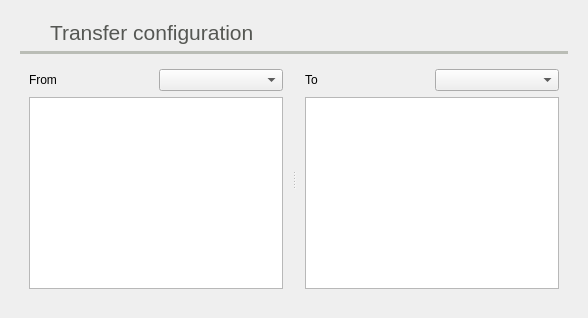
          <widget class="QWidget" name="transfer_tab">
           <property name="toolTip">
            <string>Area transfer settings</string>
           </property>
           <attribute name="icon">
            <iconset resource="icons.qrc">
             <normaloff>:/Icons/icons/area_transfer.svg</normaloff>:/Icons/icons/area_transfer.svg</iconset>
           </attribute>
           <attribute name="title">
            <string>Txfr</string>
           </attribute>
           <attribute name="toolTip">
            <string>Area, Zone, etc related settings</string>
           </attribute>
           <layout class="QHBoxLayout" name="horizontalLayout_12">
            <item>
             <widget class="QFrame" name="frame_40">
              <property name="frameShape">
               <enum>QFrame::Shape::NoFrame</enum>
              </property>
              <property name="frameShadow">
               <enum>QFrame::Shadow::Raised</enum>
              </property>
              <layout class="QGridLayout" name="gridLayout_4">
               <item row="1" column="0" colspan="2">
                <widget class="Line" name="line_26">
                 <property name="palette">
                  <palette>
                   <active>
                    <colorrole role="WindowText">
                     <brush brushstyle="SolidPattern">
                      <color alpha="255">
                       <red>186</red>
                       <green>189</green>
                       <blue>182</blue>
                      </color>
                     </brush>
                    </colorrole>
                   </active>
                   <inactive>
                    <colorrole role="WindowText">
                     <brush brushstyle="SolidPattern">
                      <color alpha="255">
                       <red>186</red>
                       <green>189</green>
                       <blue>182</blue>
                      </color>
                     </brush>
                    </colorrole>
                   </inactive>
                   <disabled>
                    <colorrole role="WindowText">
                     <brush brushstyle="SolidPattern">
                      <color alpha="255">
                       <red>190</red>
                       <green>190</green>
                       <blue>190</blue>
                      </color>
                     </brush>
                    </colorrole>
                   </disabled>
                  </palette>
                 </property>
                 <property name="frameShadow">
                  <enum>QFrame::Shadow::Plain</enum>
                 </property>
                 <property name="lineWidth">
                  <number>4</number>
                 </property>
                 <property name="orientation">
                  <enum>Qt::Orientation::Horizontal</enum>
                 </property>
                </widget>
               </item>
               <item row="0" column="1">
                <widget class="QLabel" name="label_95">
                 <property name="palette">
                  <palette>
                   <active>
                    <colorrole role="WindowText">
                     <brush brushstyle="SolidPattern">
                      <color alpha="255">
                       <red>85</red>
                       <green>87</green>
                       <blue>83</blue>
                      </color>
                     </brush>
                    </colorrole>
                   </active>
                   <inactive>
                    <colorrole role="WindowText">
                     <brush brushstyle="SolidPattern">
                      <color alpha="255">
                       <red>85</red>
                       <green>87</green>
                       <blue>83</blue>
                      </color>
                     </brush>
                    </colorrole>
                   </inactive>
                   <disabled>
                    <colorrole role="WindowText">
                     <brush brushstyle="SolidPattern">
                      <color alpha="255">
                       <red>190</red>
                       <green>190</green>
                       <blue>190</blue>
                      </color>
                     </brush>
                    </colorrole>
                   </disabled>
                  </palette>
                 </property>
                 <property name="font">
                  <font>
                   <pointsize>16</pointsize>
                  </font>
                 </property>
                 <property name="text">
                  <string>Transfer configuration</string>
                 </property>
                </widget>
               </item>
               <item row="0" column="0">
                <widget class="QLabel" name="label_92">
                 <property name="minimumSize">
                  <size>
                   <width>24</width>
                   <height>24</height>
                  </size>
                 </property>
                 <property name="maximumSize">
                  <size>
                   <width>24</width>
                   <height>24</height>
                  </size>
                 </property>
                 <property name="text">
                  <string/>
                 </property>
                 <property name="pixmap">
                  <pixmap resource="icons.qrc">:/Icons/icons/area_transfer.svg</pixmap>
                 </property>
                 <property name="scaledContents">
                  <bool>true</bool>
                 </property>
                </widget>
               </item>
               <item row="2" column="0" colspan="2">
                <widget class="QSplitter" name="splitter_2">
                 <property name="orientation">
                  <enum>Qt::Orientation::Horizontal</enum>
                 </property>
                 <widget class="QFrame" name="frame_34">
                  <property name="frameShape">
                   <enum>QFrame::Shape::NoFrame</enum>
                  </property>
                  <property name="frameShadow">
                   <enum>QFrame::Shadow::Raised</enum>
                  </property>
                  <layout class="QGridLayout" name="gridLayout_9">
                   <item row="0" column="0">
                    <widget class="QLabel" name="label_41">
                     <property name="font">
                      <font>
                       <pointsize>9</pointsize>
                      </font>
                     </property>
                     <property name="text">
                      <string>From</string>
                     </property>
                    </widget>
                   </item>
                   <item row="0" column="1">
                    <widget class="QComboBox" name="fromComboBox"/>
                   </item>
                   <item row="1" column="0" colspan="2">
                    <widget class="QListView" name="fromListView">
                     <property name="font">
                      <font>
                       <pointsize>9</pointsize>
                      </font>
                     </property>
                    </widget>
                   </item>
                  </layout>
                 </widget>
                 <widget class="QFrame" name="frame_35">
                  <property name="frameShape">
                   <enum>QFrame::Shape::NoFrame</enum>
                  </property>
                  <property name="frameShadow">
                   <enum>QFrame::Shadow::Raised</enum>
                  </property>
                  <layout class="QGridLayout" name="gridLayout_30">
                   <item row="0" column="0">
                    <widget class="QLabel" name="label_21">
                     <property name="font">
                      <font>
                       <pointsize>9</pointsize>
                      </font>
                     </property>
                     <property name="text">
                      <string>To</string>
                     </property>
                    </widget>
                   </item>
                   <item row="0" column="1">
                    <widget class="QComboBox" name="toComboBox"/>
                   </item>
                   <item row="1" column="0" colspan="2">
                    <widget class="QListView" name="toListView">
                     <property name="font">
                      <font>
                       <pointsize>9</pointsize>
                      </font>
                     </property>
                    </widget>
                   </item>
                  </layout>
                 </widget>
                </widget>
               </item>
              </layout>
             </widget>
            </item>
           </layout>
          </widget>
